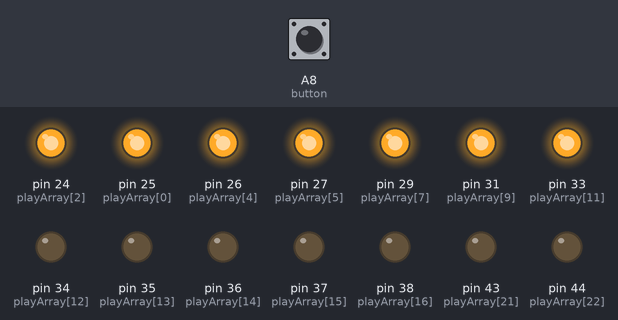
Recording of a sketch running on a simulated Arduino Mega 2560, built with avr-gcc and run on an emulated ATmega2560. Parts: output pins drawn as LEDs (lit = HIGH). Inputs (shaded band) come from the test bench; at power-on: A8 (button) LOW.

Above: at 1.2 s.
1.3 s: A8 (button) pulled HIGH for 0.15 s
At 2.2 s:
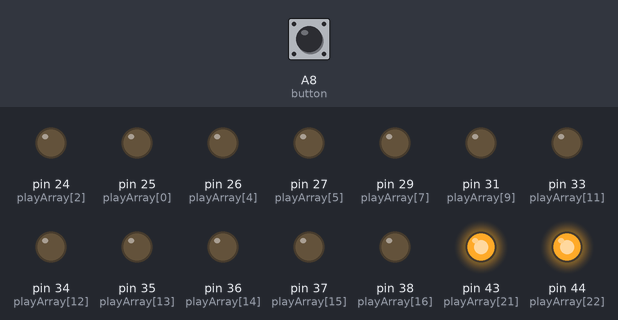
4.4 s: A8 (button) pulled HIGH for 3.2 s
At 12.2 s:
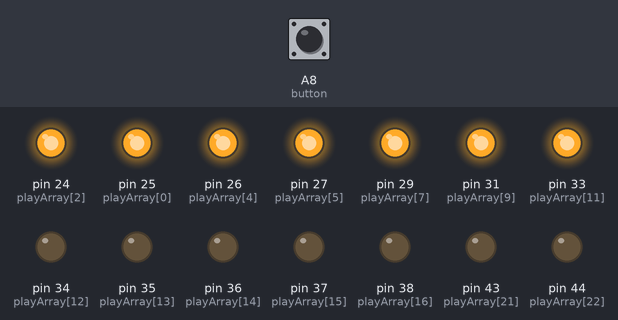
Timing chart, 0 to 13.7 s (numbered marks = the images above; inputs shaded):
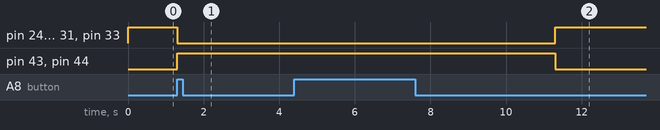

Measured:
- after the input at 1.3 s, pin 24 (playArray[2]), pin 25 (playArray[0]), pin 26 (playArray[4]), pin 27 (playArray[5]), pin 29 (playArray[7]), pin 31 (playArray[9]), pin 33 (playArray[11]): HIGH → LOW at once; pin 43 (playArray[21]), pin 44 (playArray[22]): LOW → HIGH at once
- after the input at 4.4 s, pin 24 (playArray[2]), pin 25 (playArray[0]), pin 26 (playArray[4]), pin 27 (playArray[5]), pin 29 (playArray[7]), pin 31 (playArray[9]), pin 33 (playArray[11]): LOW → HIGH after 6.9 s instead of 1.9 s; pin 43 (playArray[21]), pin 44 (playArray[22]): HIGH → LOW after 6.9 s instead of 1.9 s

The sketch:

MIDIPianoLights.ino
```cpp
/*
 * Author: Nathan Krause
 * Last Major Update December 2017
 */

//variables setup
unsigned long elapsedTime;
unsigned long onTime;

int button = A8;

byte incomingByte;
byte note;
byte velocity;
int noteDown = LOW;
int count = 0;
int state = 0; // state machine variable 0 = command waiting : 1 = note waitin : 2 = velocity waiting
int baseNote = 50;  // lowest note
// use different values of baseNote to select the MIDI octiave
// 24 for octiave 1 -- 36 for octiave 2 -- 48 for octiave 3 -- 60 for octiave 4 -- 72 for octiave 5
// 84 for octiave 6 -- 96 for octiave 7
#define NCH 32
// play only notes in the key of C (that is no sharps or flats) define pin numbers:-
byte playArray[] =    { 25, 25, 24, 24, 26, 27, 27, 29, 29, 31, 31, 33, 34, 35, 36, 37, 38, 39, 40, 41, 42, 43, 44, 45, 46, 47, 48, 49, 50, 51, 52, 53};
// corrisponding to note 36, 37, 38, 39, 40, 41, 42, 43, 44, 45, 46, 47, 48 - for base note = 36 or C2
int strobe = 13;   // select the pin for the monostable
int relayCount = 12; //number of relays we'd like to use
int channel = 0; // MIDI channel to respond to (in this case channel 2) change this to change the channel number
// MIDI channel = the value in 'channel' + 1
boolean timerFlag = false;


//setup: declaring iputs and outputs and begin serial
void setup() {
  pinMode(strobe, OUTPUT);  // declare the strobe pin as output
  onTime = millis();
  onTime = elapsedTime;
  pinMode(button, INPUT);
  for (int i = 0; i < NCH; i++) pinMode ( playArray[i], OUTPUT );

  state = 0;  // initilise state machine variable
  //start serial with MIDI baudrate 31250 or 38400 for debugging
  Serial.begin(31250);
  digitalWrite(strobe, LOW);
  digitalWrite(45, HIGH);
  digitalWrite(button, LOW);
  for ( int i = 0; i < relayCount; i++) {
    digitalWrite(playArray[i], HIGH);
  }
}

//loop: wait for serial data, and interpret the message
void loop () {
  digitalWrite( 43, LOW );
  digitalWrite( 44, LOW );
  if ( timerFlag == false ) { //time limit up and button has not been pressed set all the lights to on
    for (int i = 0; i < relayCount; i++) digitalWrite( playArray[i], HIGH );
  }
  if (digitalRead(button) == HIGH || noteCheck()) {
    onTime = millis();
    timerFlag = true;
    for ( int i = 0; i < relayCount; i++) {
      digitalWrite( playArray[i], LOW);
    }
    digitalWrite( 43, HIGH);
    while ( timerFlag ) {
      digitalWrite( 44, HIGH );
      if (Serial.available() > 0 ) {
        // read the incoming byte:

        incomingByte = Serial.read();
        digitalWrite(strobe, LOW);

        count = 0;// clear any previous strobe
        switch (state) {
          case 0:
            // look for as status-byte, our channel, note on
            if (incomingByte == (144 | channel)) {
              noteDown = HIGH;
              state = 1;
            }
            // look for as status-byte, our channel, note off
            if (incomingByte == (128 | channel)) {
              noteDown = LOW;
              state = 1;
            }
          case 1:
            // get the note to play or stop
            if (incomingByte < (128)) {
              note = incomingByte;
              state = 2;
            }
            else {
              state = 0;// reset state machine as this should be a note number
            }
            break;
          case 2:
            // get the velocity
            if (incomingByte < 128) {

              playNote(note, incomingByte, noteDown); // fire off the solenoid

            }
            state = 0; // reset state machine to start
        }//end of switch
      } //end of serial/available
      if (onTime > 0 && millis() - onTime >= 5000 && checkLights() == false ) {
        timerFlag = false;
      }
    }
  }//end of digitalRead on button
} //end of main loop

void playNote(byte note, byte velocity, int down) {
  // if velocity = 0 on a 'Note ON' command, treat it as a note off
  if ((down == HIGH) && (velocity == 0)) {
    down = LOW;
  }
  note += 1;
  note = note % relayCount;
  if ( note == 0 ) {
    note = relayCount;
  }
  note -= 1;
  byte myPin = playArray[ note ];

  digitalWrite(myPin, down); // play it if it is one of our notes
  if (down == HIGH) digitalWrite(strobe, HIGH); // strobe high to monostable for note on
  onTime = millis();
}

boolean checkLights() {
  boolean found = false;
  int val = 0;
  for ( int i = 0; i < relayCount && found == false; i++ ) {
    val = digitalRead( playArray[i] );
    if ( val == HIGH ) {
      found = true;
    }
  }
  return found;
}

boolean noteCheck() {
  boolean keyPlayed = false;
  if( Serial.read() == (144 | channel) ) {
    keyPlayed = true;
  }
  return keyPlayed;
}
```
